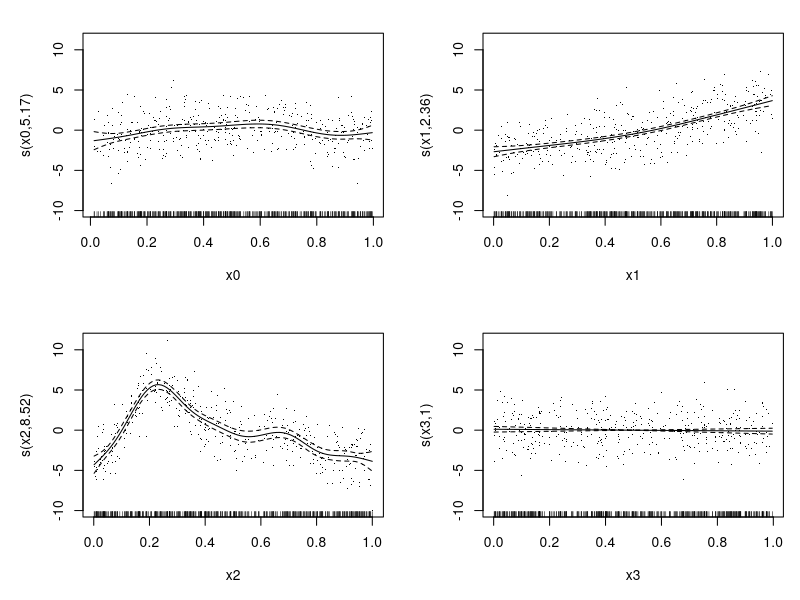
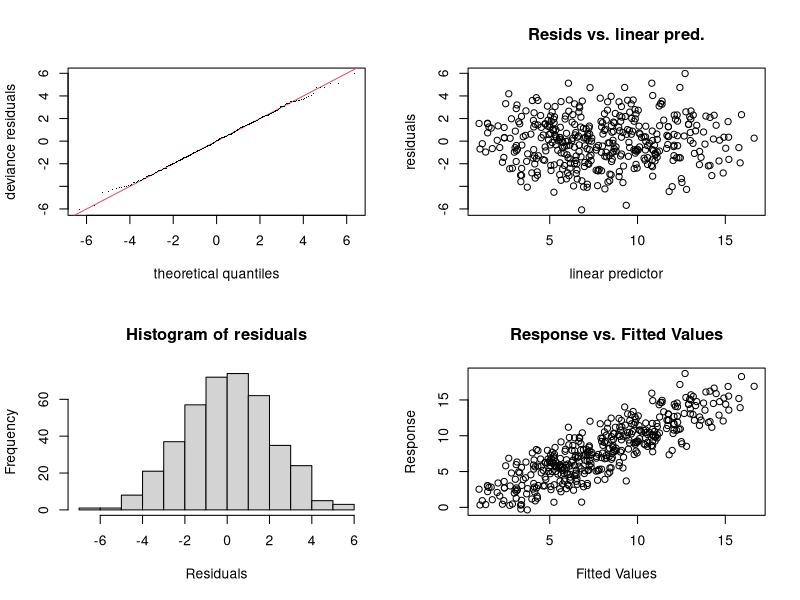
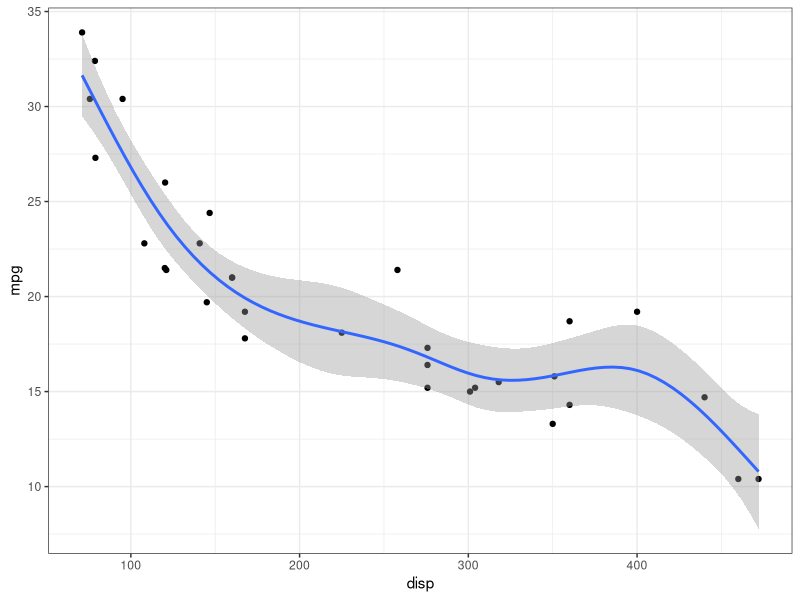
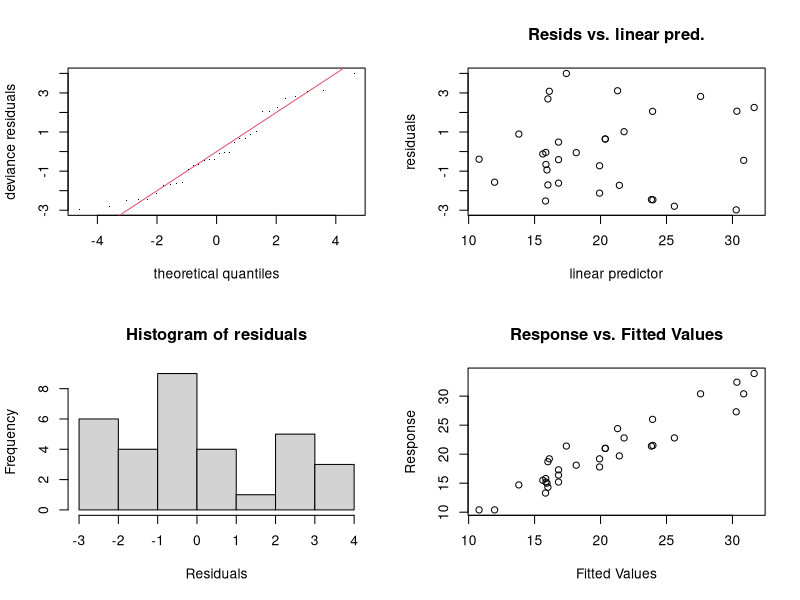

R code for these plots, in order:
## ---- chunk 1
knitr::opts_chunk$set(echo = TRUE, 
                      comment = NA, # Required
                      fig.path = "./figures/",  # Store all figures here in relative path (make the folder first)
                      fig.align = "center",
                      fig.width = 7,
                      fig.height = 7,
                      message = FALSE, # Turn off load messages
                      warning = FALSE # Turn off warnings
                      )
## ---- chunk 2
library(mgcv)
set.seed(0)
sim_data <- gamSim(1, n = 400, dist="normal", scale=2)
head(sim_data)
## ---- chunk 3
fit <- gam(y ~ s(x0) + s(x1) + s(x2) + s(x3), data = sim_data)
summary(fit)
## ---- chunk 4
plot(fit, pages=1, residuals=TRUE)
## ---- chunk 5
gam.check(fit)
## ---- chunk 6
data("mtcars")
mtcars_gam <- 
  gam(mpg ~ s(disp), data = mtcars, method = "REML")
summary(mtcars_gam)
## ---- chunk 7
library(ggplot2)
ggplot(data = mtcars, aes(x = disp, y = mpg)) +
  theme_bw() + geom_point() +
  geom_smooth(method = "gam", formula = y ~ s(x)) 
## ---- chunk 8
gam.check(mtcars_gam)
## ---- chunk 9

## ---- chunk 10
data("iris")
## ---- chunk 11
# df <- read.csv('health_data.csv')
 # show the data
